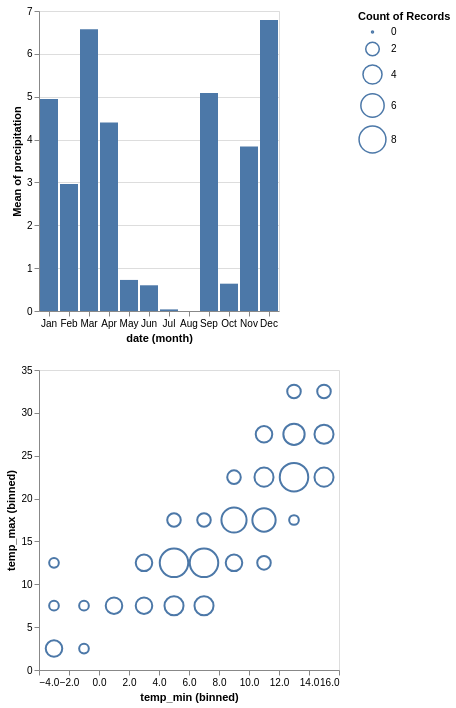

Specify this chart in Vega-Lite:
### Vega-Lite specification from a JSON file in a GitHub repository (floating-point values rounded to 4 significant figures; data arrays with more than 128 entries replaced by an {"elided": "..."} marker saying what was removed)
{"$schema": "https://vega.github.io/schema/vega-lite/v6.json", "data": {"values": {"elided": "200 records"}}, "transform": [{"filter": "datum.location === 'Seattle'"}], "vconcat": [{"mark": "bar", "encoding": {"x": {"timeUnit": "month", "field": "date", "type": "ordinal"}, "y": {"aggregate": "mean", "field": "precipitation", "type": "quantitative"}}}, {"mark": "point", "encoding": {"x": {"field": "temp_min", "type": "quantitative", "bin": true}, "y": {"field": "temp_max", "type": "quantitative", "bin": true}, "size": {"aggregate": "count", "type": "quantitative"}}}]}
